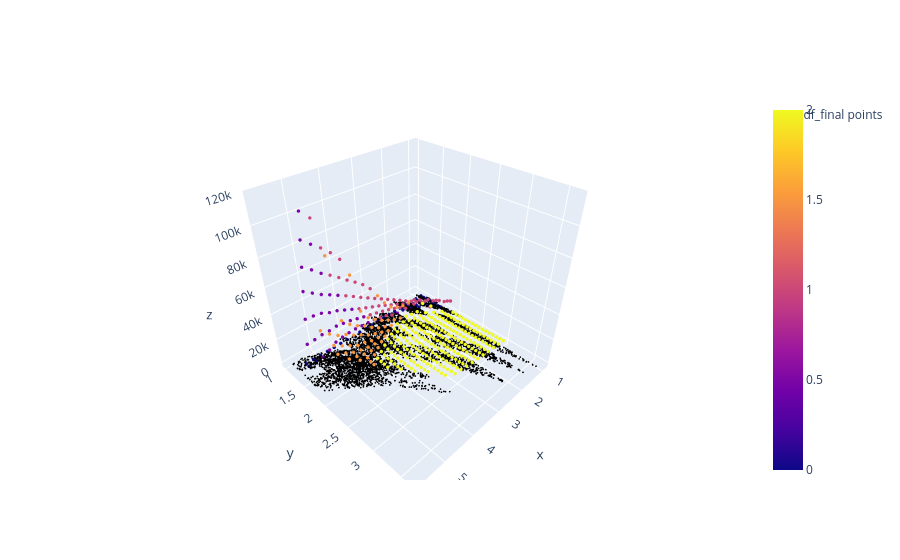

Notebook code for this chart:
### Code cell
# First scatter (converted to a trace)
fig1 = px.scatter_3d(
    df_grp,
    x="A",
    y="ratio_b_a",
    z="var_mean_deviation", 
    color="mean_pca_label",
    color_continuous_scale=px.colors.sequential.Bluered,
)
fig1.update_traces(marker_size=2)

# Extract the trace(s) from the first figure
fig = go.Figure(data=fig1.data)

# Second scatter (manual trace)
fig.add_trace(
    go.Scatter3d(
        x=df_final["A"],
        y=df_final["ratio_b_a"],
        z=[0] * len(df_final),
        mode='markers',
        marker=dict(size=1, color='black'),
        name='df_final points'
    )
)

fig.show()

### Figure 1 — Plotly figure (JSON) as saved in the notebook; plotly's stock layout.template omitted (floating-point values rounded to 4 significant figures; data arrays with more than 128 entries replaced by an {"elided": "..."} marker saying what was removed)
{"data": [{"hovertemplate": "A=%{x}<br>ratio_b_a=%{y}<br>var_mean_deviation=%{z}<br>mean_pca_label=%{marker.color}<extra></extra>", "legendgroup": "", "marker": {"color": {"elided": "436 float values"}, "coloraxis": "coloraxis", "size": 2, "symbol": "circle"}, "mode": "markers", "name": "", "scene": "scene", "showlegend": false, "type": "scatter3d", "x": {"elided": "436 float values"}, "y": {"elided": "436 float values"}, "z": {"elided": "436 float values"}}, {"marker": {"color": "black", "size": 1}, "mode": "markers", "name": "df_final points", "type": "scatter3d", "x": {"elided": "10000 float values"}, "y": {"elided": "10000 float values"}, "z": {"elided": "10000 int values"}}], "layout": {}}
